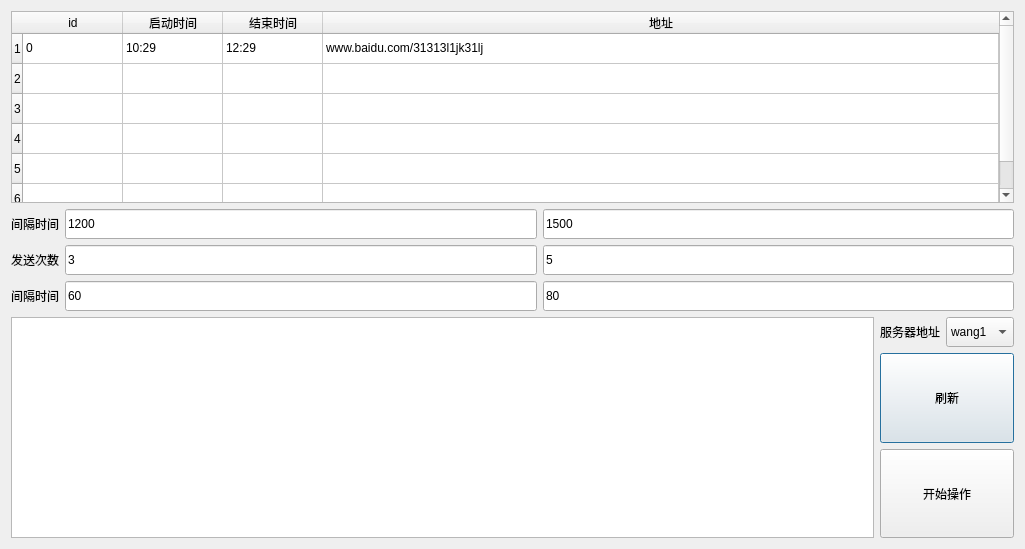
<?xml version="1.0" encoding="UTF-8"?>
<ui version="4.0">
 <class>Dialog</class>
 <widget class="QDialog" name="Dialog">
  <property name="geometry">
   <rect>
    <x>0</x>
    <y>0</y>
    <width>1025</width>
    <height>549</height>
   </rect>
  </property>
  <property name="windowTitle">
   <string>客户端</string>
  </property>
  <layout class="QGridLayout" name="gridLayout_2">
   <item row="0" column="0">
    <layout class="QVBoxLayout" name="verticalLayout_4">
     <item>
      <layout class="QVBoxLayout" name="verticalLayout_3">
       <item>
        <widget class="QTableWidget" name="table">
         <property name="sizeAdjustPolicy">
          <enum>QAbstractScrollArea::AdjustIgnored</enum>
         </property>
         <property name="editTriggers">
          <set>QAbstractItemView::NoEditTriggers</set>
         </property>
         <property name="selectionBehavior">
          <enum>QAbstractItemView::SelectRows</enum>
         </property>
         <attribute name="horizontalHeaderStretchLastSection">
          <bool>true</bool>
         </attribute>
         <attribute name="verticalHeaderShowSortIndicator" stdset="0">
          <bool>false</bool>
         </attribute>
         <attribute name="verticalHeaderStretchLastSection">
          <bool>false</bool>
         </attribute>
         <row>
          <property name="text">
           <string>1</string>
          </property>
         </row>
         <row>
          <property name="text">
           <string>2</string>
          </property>
         </row>
         <row>
          <property name="text">
           <string>3</string>
          </property>
         </row>
         <row>
          <property name="text">
           <string>4</string>
          </property>
         </row>
         <row>
          <property name="text">
           <string>5</string>
          </property>
         </row>
         <row>
          <property name="text">
           <string>6</string>
          </property>
         </row>
         <column>
          <property name="text">
           <string>id</string>
          </property>
         </column>
         <column>
          <property name="text">
           <string>启动时间</string>
          </property>
         </column>
         <column>
          <property name="text">
           <string>结束时间</string>
          </property>
         </column>
         <column>
          <property name="text">
           <string>地址</string>
          </property>
         </column>
         <item row="0" column="0">
          <property name="text">
           <string>0</string>
          </property>
         </item>
         <item row="0" column="1">
          <property name="text">
           <string>10:29</string>
          </property>
         </item>
         <item row="0" column="2">
          <property name="text">
           <string>12:29</string>
          </property>
         </item>
         <item row="0" column="3">
          <property name="text">
           <string>www.baidu.com/31313l1jk31lj</string>
          </property>
         </item>
        </widget>
       </item>
       <item>
        <layout class="QGridLayout" name="gridLayout">
         <item row="0" column="0">
          <widget class="QLabel" name="label_2">
           <property name="minimumSize">
            <size>
             <width>0</width>
             <height>30</height>
            </size>
           </property>
           <property name="text">
            <string>间隔时间</string>
           </property>
          </widget>
         </item>
         <item row="0" column="1">
          <widget class="QLineEdit" name="interval_1">
           <property name="minimumSize">
            <size>
             <width>0</width>
             <height>30</height>
            </size>
           </property>
           <property name="text">
            <string>1200</string>
           </property>
          </widget>
         </item>
         <item row="0" column="2">
          <widget class="QLineEdit" name="interval_2">
           <property name="minimumSize">
            <size>
             <width>0</width>
             <height>30</height>
            </size>
           </property>
           <property name="text">
            <string>1500</string>
           </property>
          </widget>
         </item>
         <item row="1" column="0">
          <widget class="QLabel" name="label_3">
           <property name="text">
            <string>发送次数</string>
           </property>
          </widget>
         </item>
         <item row="1" column="1">
          <widget class="QLineEdit" name="sent_time_1">
           <property name="minimumSize">
            <size>
             <width>0</width>
             <height>30</height>
            </size>
           </property>
           <property name="text">
            <string>3</string>
           </property>
          </widget>
         </item>
         <item row="1" column="2">
          <widget class="QLineEdit" name="sent_time_2">
           <property name="minimumSize">
            <size>
             <width>0</width>
             <height>30</height>
            </size>
           </property>
           <property name="text">
            <string>5</string>
           </property>
          </widget>
         </item>
         <item row="2" column="0">
          <widget class="QLabel" name="label_4">
           <property name="text">
            <string>间隔时间</string>
           </property>
          </widget>
         </item>
         <item row="2" column="1">
          <widget class="QLineEdit" name="interval_3">
           <property name="minimumSize">
            <size>
             <width>0</width>
             <height>30</height>
            </size>
           </property>
           <property name="text">
            <string>60</string>
           </property>
          </widget>
         </item>
         <item row="2" column="2">
          <widget class="QLineEdit" name="interval_4">
           <property name="minimumSize">
            <size>
             <width>0</width>
             <height>30</height>
            </size>
           </property>
           <property name="text">
            <string>80</string>
           </property>
          </widget>
         </item>
        </layout>
       </item>
      </layout>
     </item>
     <item>
      <layout class="QHBoxLayout" name="horizontalLayout_2">
       <item>
        <widget class="QListView" name="listView"/>
       </item>
       <item>
        <layout class="QVBoxLayout" name="verticalLayout_2">
         <item>
          <layout class="QHBoxLayout" name="horizontalLayout">
           <item>
            <layout class="QVBoxLayout" name="verticalLayout">
             <item>
              <widget class="QLabel" name="label">
               <property name="sizePolicy">
                <sizepolicy hsizetype="Preferred" vsizetype="Fixed">
                 <horstretch>0</horstretch>
                 <verstretch>0</verstretch>
                </sizepolicy>
               </property>
               <property name="maximumSize">
                <size>
                 <width>16777215</width>
                 <height>55</height>
                </size>
               </property>
               <property name="text">
                <string>服务器地址</string>
               </property>
              </widget>
             </item>
            </layout>
           </item>
           <item>
            <widget class="QComboBox" name="comboBox">
             <property name="minimumSize">
              <size>
               <width>0</width>
               <height>30</height>
              </size>
             </property>
             <item>
              <property name="text">
               <string>wang1</string>
              </property>
             </item>
             <item>
              <property name="text">
               <string>wang2</string>
              </property>
             </item>
             <item>
              <property name="text">
               <string>wang3</string>
              </property>
             </item>
             <item>
              <property name="text">
               <string>wang4</string>
              </property>
             </item>
             <item>
              <property name="text">
               <string>wang5</string>
              </property>
             </item>
             <item>
              <property name="text">
               <string>wang6</string>
              </property>
             </item>
             <item>
              <property name="text">
               <string>wang7</string>
              </property>
             </item>
             <item>
              <property name="text">
               <string>wang8</string>
              </property>
             </item>
             <item>
              <property name="text">
               <string>wang9</string>
              </property>
             </item>
            </widget>
           </item>
          </layout>
         </item>
         <item>
          <widget class="QPushButton" name="pushButton">
           <property name="sizePolicy">
            <sizepolicy hsizetype="Minimum" vsizetype="Expanding">
             <horstretch>0</horstretch>
             <verstretch>0</verstretch>
            </sizepolicy>
           </property>
           <property name="maximumSize">
            <size>
             <width>16777215</width>
             <height>16777215</height>
            </size>
           </property>
           <property name="text">
            <string>刷新</string>
           </property>
          </widget>
         </item>
         <item>
          <widget class="QPushButton" name="btn_start">
           <property name="sizePolicy">
            <sizepolicy hsizetype="Minimum" vsizetype="Expanding">
             <horstretch>0</horstretch>
             <verstretch>0</verstretch>
            </sizepolicy>
           </property>
           <property name="maximumSize">
            <size>
             <width>16777215</width>
             <height>16777215</height>
            </size>
           </property>
           <property name="text">
            <string>开始操作</string>
           </property>
          </widget>
         </item>
        </layout>
       </item>
      </layout>
     </item>
    </layout>
   </item>
  </layout>
 </widget>
 <layoutdefault spacing="6" margin="11"/>
 <resources/>
 <connections/>
</ui>
